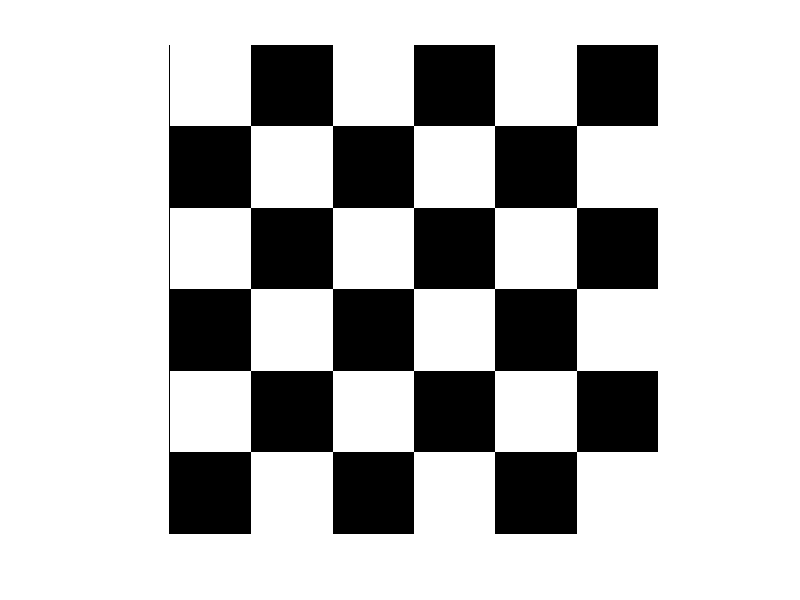

Source code (MATLAB): (Note: this script raises an error after producing the figure.)
clear; close all; clc;

figure(1)
A=[255 0 255 0 255 0; 0 255 0 255 0 255];
A(3,:)=A(1,:);
A(4,:)=A(2,:);
A(5,:)=A(1,:);
A(6,:)=A(2,:);
imshow(uint8(A));
truesize(gcf, [100 100]);
set(gcf, 'Units', 'normalized', 'Position', [0.1,0.1,0.7,0.7]);

figure(2)
B1=[255*ones(6,3) zeros(6,2) 75*ones(6,1) 238*ones(6,1)];
B2=[zeros(6,1) 165*ones(6,1) 255*ones(6,2) zeros(6,2) 130*ones(6,1)];
B3=[zeros(6,4) 255*ones(6,1) 130*ones(6,1) 238*ones(6,1)];
B(:,:,1)=B1;
B(:,:,2)=B2;
B(:,:,3)=B3;
imshow(uint8(B))
truesize(gcf,[100 100])
set (gcf, 'Units', 'normalized', 'Position', [0.1,0.1,0.7,0.7]);
